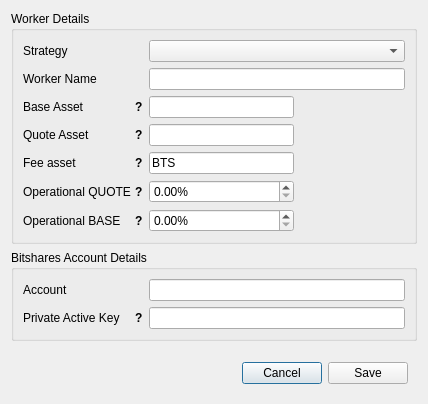
<?xml version="1.0" encoding="UTF-8"?>
<ui version="4.0">
 <class>Dialog</class>
 <widget class="QDialog" name="Dialog">
  <property name="geometry">
   <rect>
    <x>0</x>
    <y>0</y>
    <width>428</width>
    <height>388</height>
   </rect>
  </property>
  <property name="windowTitle">
   <string>EVRAZ DEXbot - Create Worker</string>
  </property>
  <property name="styleSheet">
   <string notr="true"/>
  </property>
  <property name="modal">
   <bool>true</bool>
  </property>
  <layout class="QGridLayout" name="gridLayout">
   <item row="4" column="0">
    <widget class="QWidget" name="widget" native="true">
     <property name="sizePolicy">
      <sizepolicy hsizetype="Preferred" vsizetype="Fixed">
       <horstretch>0</horstretch>
       <verstretch>0</verstretch>
      </sizepolicy>
     </property>
     <layout class="QHBoxLayout" name="horizontalLayout_2">
      <item>
       <spacer name="horizontalSpacer">
        <property name="orientation">
         <enum>Qt::Horizontal</enum>
        </property>
        <property name="sizeHint" stdset="0">
         <size>
          <width>179</width>
          <height>20</height>
         </size>
        </property>
       </spacer>
      </item>
      <item>
       <widget class="QPushButton" name="cancel_button">
        <property name="sizePolicy">
         <sizepolicy hsizetype="Fixed" vsizetype="Fixed">
          <horstretch>0</horstretch>
          <verstretch>0</verstretch>
         </sizepolicy>
        </property>
        <property name="cursor">
         <cursorShape>PointingHandCursor</cursorShape>
        </property>
        <property name="text">
         <string>Cancel</string>
        </property>
       </widget>
      </item>
      <item>
       <widget class="QPushButton" name="save_button">
        <property name="sizePolicy">
         <sizepolicy hsizetype="Fixed" vsizetype="Fixed">
          <horstretch>0</horstretch>
          <verstretch>0</verstretch>
         </sizepolicy>
        </property>
        <property name="cursor">
         <cursorShape>PointingHandCursor</cursorShape>
        </property>
        <property name="text">
         <string>Save</string>
        </property>
       </widget>
      </item>
     </layout>
    </widget>
   </item>
   <item row="3" column="0">
    <spacer name="verticalSpacer">
     <property name="orientation">
      <enum>Qt::Vertical</enum>
     </property>
     <property name="sizeHint" stdset="0">
      <size>
       <width>20</width>
       <height>40</height>
      </size>
     </property>
    </spacer>
   </item>
   <item row="1" column="0">
    <widget class="QGroupBox" name="groupBox_2">
     <property name="title">
      <string>Bitshares Account Details</string>
     </property>
     <layout class="QFormLayout" name="formLayout_2">
      <property name="rowWrapPolicy">
       <enum>QFormLayout::WrapLongRows</enum>
      </property>
      <item row="0" column="0">
       <widget class="QLabel" name="account_label">
        <property name="sizePolicy">
         <sizepolicy hsizetype="Fixed" vsizetype="Preferred">
          <horstretch>0</horstretch>
          <verstretch>0</verstretch>
         </sizepolicy>
        </property>
        <property name="minimumSize">
         <size>
          <width>120</width>
          <height>0</height>
         </size>
        </property>
        <property name="maximumSize">
         <size>
          <width>120</width>
          <height>16777215</height>
         </size>
        </property>
        <property name="text">
         <string>Account</string>
        </property>
        <property name="buddy">
         <cstring>account_input</cstring>
        </property>
       </widget>
      </item>
      <item row="0" column="1">
       <widget class="QLineEdit" name="account_input"/>
      </item>
      <item row="1" column="0">
       <widget class="QWidget" name="private_key_wrap" native="true">
        <property name="sizePolicy">
         <sizepolicy hsizetype="Fixed" vsizetype="Preferred">
          <horstretch>0</horstretch>
          <verstretch>0</verstretch>
         </sizepolicy>
        </property>
        <property name="minimumSize">
         <size>
          <width>120</width>
          <height>0</height>
         </size>
        </property>
        <property name="maximumSize">
         <size>
          <width>120</width>
          <height>16777215</height>
         </size>
        </property>
        <layout class="QHBoxLayout" name="horizontalLayout_4">
         <property name="spacing">
          <number>0</number>
         </property>
         <property name="leftMargin">
          <number>0</number>
         </property>
         <property name="topMargin">
          <number>0</number>
         </property>
         <property name="rightMargin">
          <number>0</number>
         </property>
         <property name="bottomMargin">
          <number>0</number>
         </property>
         <item>
          <widget class="QLabel" name="private_key_label">
           <property name="minimumSize">
            <size>
             <width>0</width>
             <height>0</height>
            </size>
           </property>
           <property name="maximumSize">
            <size>
             <width>16777215</width>
             <height>16777215</height>
            </size>
           </property>
           <property name="text">
            <string>Private Active Key</string>
           </property>
           <property name="wordWrap">
            <bool>true</bool>
           </property>
           <property name="buddy">
            <cstring>quote_asset_input</cstring>
           </property>
          </widget>
         </item>
         <item>
          <widget class="QLabel" name="private_key_tooltip">
           <property name="sizePolicy">
            <sizepolicy hsizetype="Fixed" vsizetype="Preferred">
             <horstretch>0</horstretch>
             <verstretch>0</verstretch>
            </sizepolicy>
           </property>
           <property name="font">
            <font>
             <weight>75</weight>
             <bold>true</bold>
            </font>
           </property>
           <property name="cursor">
            <cursorShape>WhatsThisCursor</cursorShape>
           </property>
           <property name="toolTip">
            <string>&lt;html&gt;&lt;head/&gt;&lt;body&gt;&lt;p&gt;Active private key of the account in WIF format.&lt;/p&gt;&lt;p&gt;This field is optional if it was previously saved.&lt;/p&gt;&lt;/body&gt;&lt;/html&gt;</string>
           </property>
           <property name="text">
            <string>?</string>
           </property>
           <property name="margin">
            <number>5</number>
           </property>
          </widget>
         </item>
        </layout>
       </widget>
      </item>
      <item row="1" column="1">
       <widget class="QLineEdit" name="private_key_input">
        <property name="sizePolicy">
         <sizepolicy hsizetype="Preferred" vsizetype="Fixed">
          <horstretch>0</horstretch>
          <verstretch>0</verstretch>
         </sizepolicy>
        </property>
        <property name="echoMode">
         <enum>QLineEdit::Password</enum>
        </property>
        <property name="clearButtonEnabled">
         <bool>false</bool>
        </property>
       </widget>
      </item>
     </layout>
    </widget>
   </item>
   <item row="0" column="0">
    <widget class="QGroupBox" name="groupBox">
     <property name="title">
      <string>Worker Details</string>
     </property>
     <layout class="QFormLayout" name="formLayout_3">
      <item row="0" column="0">
       <widget class="QLabel" name="strategy_label">
        <property name="minimumSize">
         <size>
          <width>120</width>
          <height>0</height>
         </size>
        </property>
        <property name="maximumSize">
         <size>
          <width>120</width>
          <height>16777215</height>
         </size>
        </property>
        <property name="text">
         <string>Strategy</string>
        </property>
        <property name="buddy">
         <cstring>strategy_input</cstring>
        </property>
       </widget>
      </item>
      <item row="0" column="1">
       <widget class="QComboBox" name="strategy_input">
        <property name="currentIndex">
         <number>-1</number>
        </property>
       </widget>
      </item>
      <item row="1" column="0">
       <widget class="QLabel" name="worker_name_label">
        <property name="minimumSize">
         <size>
          <width>120</width>
          <height>0</height>
         </size>
        </property>
        <property name="maximumSize">
         <size>
          <width>120</width>
          <height>16777215</height>
         </size>
        </property>
        <property name="text">
         <string>Worker Name</string>
        </property>
        <property name="buddy">
         <cstring>worker_name_input</cstring>
        </property>
       </widget>
      </item>
      <item row="1" column="1">
       <widget class="QLineEdit" name="worker_name_input"/>
      </item>
      <item row="3" column="1">
       <widget class="QLineEdit" name="quote_asset_input">
        <property name="sizePolicy">
         <sizepolicy hsizetype="Fixed" vsizetype="Fixed">
          <horstretch>0</horstretch>
          <verstretch>0</verstretch>
         </sizepolicy>
        </property>
        <property name="minimumSize">
         <size>
          <width>145</width>
          <height>0</height>
         </size>
        </property>
        <property name="maximumSize">
         <size>
          <width>80</width>
          <height>16777215</height>
         </size>
        </property>
       </widget>
      </item>
      <item row="2" column="0">
       <widget class="QWidget" name="base_asset_wrap" native="true">
        <property name="sizePolicy">
         <sizepolicy hsizetype="Fixed" vsizetype="Preferred">
          <horstretch>0</horstretch>
          <verstretch>0</verstretch>
         </sizepolicy>
        </property>
        <property name="minimumSize">
         <size>
          <width>120</width>
          <height>0</height>
         </size>
        </property>
        <property name="maximumSize">
         <size>
          <width>120</width>
          <height>16777215</height>
         </size>
        </property>
        <layout class="QHBoxLayout" name="horizontalLayout">
         <property name="spacing">
          <number>0</number>
         </property>
         <property name="leftMargin">
          <number>0</number>
         </property>
         <property name="topMargin">
          <number>0</number>
         </property>
         <property name="rightMargin">
          <number>0</number>
         </property>
         <property name="bottomMargin">
          <number>0</number>
         </property>
         <item>
          <widget class="QLabel" name="base_asset_label">
           <property name="minimumSize">
            <size>
             <width>0</width>
             <height>0</height>
            </size>
           </property>
           <property name="maximumSize">
            <size>
             <width>16777215</width>
             <height>16777215</height>
            </size>
           </property>
           <property name="text">
            <string>Base Asset</string>
           </property>
          </widget>
         </item>
         <item>
          <widget class="QLabel" name="base_asset_tooltip">
           <property name="sizePolicy">
            <sizepolicy hsizetype="Fixed" vsizetype="Preferred">
             <horstretch>0</horstretch>
             <verstretch>0</verstretch>
            </sizepolicy>
           </property>
           <property name="font">
            <font>
             <weight>75</weight>
             <bold>true</bold>
            </font>
           </property>
           <property name="cursor">
            <cursorShape>WhatsThisCursor</cursorShape>
           </property>
           <property name="toolTip">
            <string>Asset to be used as unit of measure</string>
           </property>
           <property name="text">
            <string>?</string>
           </property>
           <property name="margin">
            <number>5</number>
           </property>
          </widget>
         </item>
        </layout>
       </widget>
      </item>
      <item row="3" column="0">
       <widget class="QWidget" name="quote_asset_wrap" native="true">
        <property name="sizePolicy">
         <sizepolicy hsizetype="Fixed" vsizetype="Preferred">
          <horstretch>0</horstretch>
          <verstretch>0</verstretch>
         </sizepolicy>
        </property>
        <property name="minimumSize">
         <size>
          <width>120</width>
          <height>0</height>
         </size>
        </property>
        <property name="maximumSize">
         <size>
          <width>120</width>
          <height>16777215</height>
         </size>
        </property>
        <layout class="QHBoxLayout" name="horizontalLayout_3">
         <property name="spacing">
          <number>0</number>
         </property>
         <property name="leftMargin">
          <number>0</number>
         </property>
         <property name="topMargin">
          <number>0</number>
         </property>
         <property name="rightMargin">
          <number>0</number>
         </property>
         <property name="bottomMargin">
          <number>0</number>
         </property>
         <item>
          <widget class="QLabel" name="quote_asset_label">
           <property name="minimumSize">
            <size>
             <width>0</width>
             <height>0</height>
            </size>
           </property>
           <property name="maximumSize">
            <size>
             <width>16777215</width>
             <height>16777215</height>
            </size>
           </property>
           <property name="text">
            <string>Quote Asset</string>
           </property>
           <property name="buddy">
            <cstring>quote_asset_input</cstring>
           </property>
          </widget>
         </item>
         <item>
          <widget class="QLabel" name="quote_asset_tooltip">
           <property name="sizePolicy">
            <sizepolicy hsizetype="Fixed" vsizetype="Preferred">
             <horstretch>0</horstretch>
             <verstretch>0</verstretch>
            </sizepolicy>
           </property>
           <property name="font">
            <font>
             <weight>75</weight>
             <bold>true</bold>
            </font>
           </property>
           <property name="cursor">
            <cursorShape>WhatsThisCursor</cursorShape>
           </property>
           <property name="toolTip">
            <string>Asset to be bought and sold</string>
           </property>
           <property name="text">
            <string>?</string>
           </property>
           <property name="margin">
            <number>5</number>
           </property>
          </widget>
         </item>
        </layout>
       </widget>
      </item>
      <item row="4" column="0">
       <widget class="QWidget" name="fee_asset_wrap" native="true">
        <property name="sizePolicy">
         <sizepolicy hsizetype="Fixed" vsizetype="Preferred">
          <horstretch>0</horstretch>
          <verstretch>0</verstretch>
         </sizepolicy>
        </property>
        <property name="minimumSize">
         <size>
          <width>120</width>
          <height>0</height>
         </size>
        </property>
        <property name="maximumSize">
         <size>
          <width>120</width>
          <height>16777215</height>
         </size>
        </property>
        <layout class="QHBoxLayout" name="horizontalLayout_5">
         <property name="spacing">
          <number>0</number>
         </property>
         <property name="leftMargin">
          <number>0</number>
         </property>
         <property name="topMargin">
          <number>0</number>
         </property>
         <property name="rightMargin">
          <number>0</number>
         </property>
         <property name="bottomMargin">
          <number>0</number>
         </property>
         <item>
          <widget class="QLabel" name="fee_asset_label">
           <property name="minimumSize">
            <size>
             <width>0</width>
             <height>0</height>
            </size>
           </property>
           <property name="maximumSize">
            <size>
             <width>16777215</width>
             <height>16777215</height>
            </size>
           </property>
           <property name="text">
            <string>Fee asset</string>
           </property>
           <property name="buddy">
            <cstring>quote_asset_input</cstring>
           </property>
          </widget>
         </item>
         <item>
          <widget class="QLabel" name="fee_asset_tooltip">
           <property name="sizePolicy">
            <sizepolicy hsizetype="Fixed" vsizetype="Preferred">
             <horstretch>0</horstretch>
             <verstretch>0</verstretch>
            </sizepolicy>
           </property>
           <property name="font">
            <font>
             <weight>75</weight>
             <bold>true</bold>
            </font>
           </property>
           <property name="cursor">
            <cursorShape>WhatsThisCursor</cursorShape>
           </property>
           <property name="toolTip">
            <string>Asset to be used to pay transaction fees</string>
           </property>
           <property name="text">
            <string>?</string>
           </property>
           <property name="margin">
            <number>5</number>
           </property>
          </widget>
         </item>
        </layout>
       </widget>
      </item>
      <item row="4" column="1">
       <widget class="QLineEdit" name="fee_asset_input">
        <property name="sizePolicy">
         <sizepolicy hsizetype="Fixed" vsizetype="Fixed">
          <horstretch>0</horstretch>
          <verstretch>0</verstretch>
         </sizepolicy>
        </property>
        <property name="minimumSize">
         <size>
          <width>145</width>
          <height>0</height>
         </size>
        </property>
        <property name="maximumSize">
         <size>
          <width>80</width>
          <height>16777215</height>
         </size>
        </property>
        <property name="text">
         <string>BTS</string>
        </property>
       </widget>
      </item>
      <item row="2" column="1">
       <widget class="QLineEdit" name="base_asset_input">
        <property name="sizePolicy">
         <sizepolicy hsizetype="Fixed" vsizetype="Fixed">
          <horstretch>0</horstretch>
          <verstretch>0</verstretch>
         </sizepolicy>
        </property>
        <property name="minimumSize">
         <size>
          <width>145</width>
          <height>0</height>
         </size>
        </property>
        <property name="maximumSize">
         <size>
          <width>80</width>
          <height>16777215</height>
         </size>
        </property>
       </widget>
      </item>
      <item row="5" column="0">
       <widget class="QWidget" name="operational_quote_wrap" native="true">
        <property name="sizePolicy">
         <sizepolicy hsizetype="Fixed" vsizetype="Preferred">
          <horstretch>0</horstretch>
          <verstretch>0</verstretch>
         </sizepolicy>
        </property>
        <property name="minimumSize">
         <size>
          <width>120</width>
          <height>0</height>
         </size>
        </property>
        <property name="maximumSize">
         <size>
          <width>120</width>
          <height>16777215</height>
         </size>
        </property>
        <layout class="QHBoxLayout" name="horizontalLayout_6">
         <property name="spacing">
          <number>0</number>
         </property>
         <property name="leftMargin">
          <number>0</number>
         </property>
         <property name="topMargin">
          <number>0</number>
         </property>
         <property name="rightMargin">
          <number>0</number>
         </property>
         <property name="bottomMargin">
          <number>0</number>
         </property>
         <item>
          <widget class="QLabel" name="operational_quote_label">
           <property name="minimumSize">
            <size>
             <width>0</width>
             <height>0</height>
            </size>
           </property>
           <property name="maximumSize">
            <size>
             <width>16777215</width>
             <height>16777215</height>
            </size>
           </property>
           <property name="text">
            <string>Operational QUOTE</string>
           </property>
           <property name="buddy">
            <cstring>quote_asset_input</cstring>
           </property>
          </widget>
         </item>
         <item>
          <widget class="QLabel" name="operational_quote_tooltip">
           <property name="sizePolicy">
            <sizepolicy hsizetype="Fixed" vsizetype="Preferred">
             <horstretch>0</horstretch>
             <verstretch>0</verstretch>
            </sizepolicy>
           </property>
           <property name="font">
            <font>
             <weight>75</weight>
             <bold>true</bold>
            </font>
           </property>
           <property name="cursor">
            <cursorShape>WhatsThisCursor</cursorShape>
           </property>
           <property name="toolTip">
            <string>Max % of QUOTE asset available to this worker, 0 - auto</string>
           </property>
           <property name="text">
            <string>?</string>
           </property>
           <property name="margin">
            <number>5</number>
           </property>
          </widget>
         </item>
        </layout>
       </widget>
      </item>
      <item row="6" column="0">
       <widget class="QWidget" name="operational_base_wrap" native="true">
        <property name="sizePolicy">
         <sizepolicy hsizetype="Fixed" vsizetype="Preferred">
          <horstretch>0</horstretch>
          <verstretch>0</verstretch>
         </sizepolicy>
        </property>
        <property name="minimumSize">
         <size>
          <width>120</width>
          <height>0</height>
         </size>
        </property>
        <property name="maximumSize">
         <size>
          <width>120</width>
          <height>16777215</height>
         </size>
        </property>
        <layout class="QHBoxLayout" name="horizontalLayout_7">
         <property name="spacing">
          <number>0</number>
         </property>
         <property name="leftMargin">
          <number>0</number>
         </property>
         <property name="topMargin">
          <number>0</number>
         </property>
         <property name="rightMargin">
          <number>0</number>
         </property>
         <property name="bottomMargin">
          <number>0</number>
         </property>
         <item>
          <widget class="QLabel" name="operational_base_label">
           <property name="minimumSize">
            <size>
             <width>0</width>
             <height>0</height>
            </size>
           </property>
           <property name="maximumSize">
            <size>
             <width>16777215</width>
             <height>16777215</height>
            </size>
           </property>
           <property name="text">
            <string>Operational BASE</string>
           </property>
           <property name="buddy">
            <cstring>quote_asset_input</cstring>
           </property>
          </widget>
         </item>
         <item>
          <widget class="QLabel" name="operational_base_tooltip">
           <property name="sizePolicy">
            <sizepolicy hsizetype="Fixed" vsizetype="Preferred">
             <horstretch>0</horstretch>
             <verstretch>0</verstretch>
            </sizepolicy>
           </property>
           <property name="font">
            <font>
             <weight>75</weight>
             <bold>true</bold>
            </font>
           </property>
           <property name="cursor">
            <cursorShape>WhatsThisCursor</cursorShape>
           </property>
           <property name="toolTip">
            <string>Max % of BASE asset available to this worker, 0 - auto</string>
           </property>
           <property name="text">
            <string>?</string>
           </property>
           <property name="margin">
            <number>5</number>
           </property>
          </widget>
         </item>
        </layout>
       </widget>
      </item>
      <item row="5" column="1">
       <widget class="QDoubleSpinBox" name="operational_percent_quote_input">
        <property name="minimumSize">
         <size>
          <width>145</width>
          <height>0</height>
         </size>
        </property>
        <property name="maximumSize">
         <size>
          <width>80</width>
          <height>16777215</height>
         </size>
        </property>
        <property name="cursor">
         <cursorShape>ArrowCursor</cursorShape>
        </property>
        <property name="mouseTracking">
         <bool>true</bool>
        </property>
        <property name="focusPolicy">
         <enum>Qt::WheelFocus</enum>
        </property>
        <property name="prefix">
         <string/>
        </property>
        <property name="suffix">
         <string>%</string>
        </property>
        <property name="maximum">
         <double>100.000000000000000</double>
        </property>
        <property name="singleStep">
         <double>1.000000000000000</double>
        </property>
       </widget>
      </item>
      <item row="6" column="1">
       <widget class="QDoubleSpinBox" name="operational_percent_base_input">
        <property name="minimumSize">
         <size>
          <width>145</width>
          <height>0</height>
         </size>
        </property>
        <property name="maximumSize">
         <size>
          <width>80</width>
          <height>16777215</height>
         </size>
        </property>
        <property name="cursor">
         <cursorShape>ArrowCursor</cursorShape>
        </property>
        <property name="mouseTracking">
         <bool>true</bool>
        </property>
        <property name="focusPolicy">
         <enum>Qt::WheelFocus</enum>
        </property>
        <property name="prefix">
         <string/>
        </property>
        <property name="suffix">
         <string>%</string>
        </property>
        <property name="maximum">
         <double>100.000000000000000</double>
        </property>
        <property name="singleStep">
         <double>1.000000000000000</double>
        </property>
       </widget>
      </item>
     </layout>
    </widget>
   </item>
   <item row="2" column="0">
    <widget class="QWidget" name="widget_2" native="true">
     <layout class="QVBoxLayout" name="strategy_container">
      <property name="leftMargin">
       <number>0</number>
      </property>
      <property name="topMargin">
       <number>0</number>
      </property>
      <property name="rightMargin">
       <number>0</number>
      </property>
      <property name="bottomMargin">
       <number>0</number>
      </property>
     </layout>
    </widget>
   </item>
  </layout>
 </widget>
 <tabstops>
  <tabstop>strategy_input</tabstop>
  <tabstop>worker_name_input</tabstop>
  <tabstop>base_asset_input</tabstop>
  <tabstop>quote_asset_input</tabstop>
  <tabstop>fee_asset_input</tabstop>
  <tabstop>account_input</tabstop>
  <tabstop>private_key_input</tabstop>
  <tabstop>save_button</tabstop>
  <tabstop>cancel_button</tabstop>
 </tabstops>
 <resources/>
 <connections/>
</ui>
